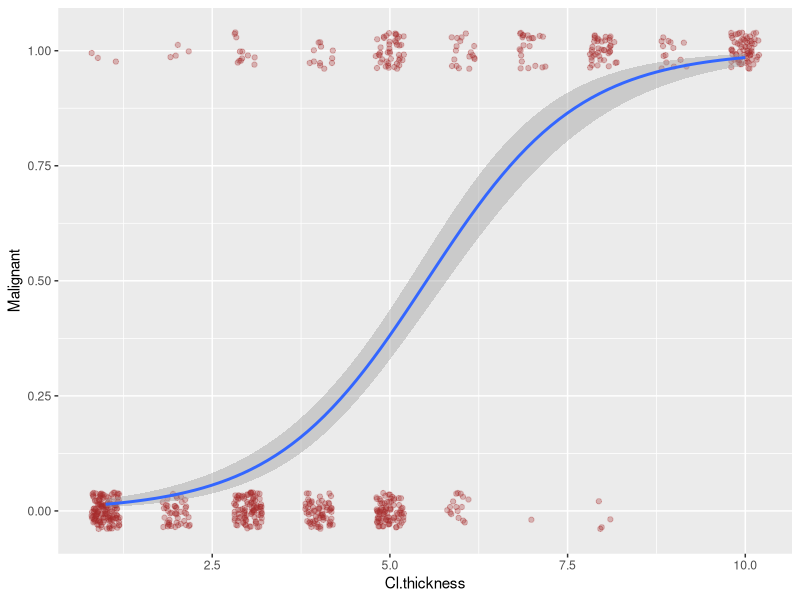

The R script that drew this image:
## ---- chunk 1
knitr::opts_chunk$set(echo = TRUE)
## ---- chunk 2
library(tidyverse)
library(mlbench)
data("BreastCancer")
dfBC <- BreastCancer
rm(BreastCancer)
summary(dfBC)         # Notice types of variables (See Environment pane)
dfBC$Bare.nuclei      # NA's in this one
## ---- chunk 3

## ---- chunk 4

## ---- chunk 5

## ---- chunk 6

## ---- chunk 7
dfBC <- dfBC %>% mutate(Cl.thickness = as.numeric(Cl.thickness))
## ---- chunk 8
dfBC = dfBC %>% mutate(Malignant = ifelse(Class == "benign", 0,1))
## ---- chunk 9
dfBC %>%  ggplot(aes(x=Cl.thickness, y = Malignant)) +
  geom_jitter(height = 0.04, width = 0.2, alpha = 0.3, colour = "brown") +
  geom_smooth(method = "glm", 
              method.args = list(family = "binomial"))

